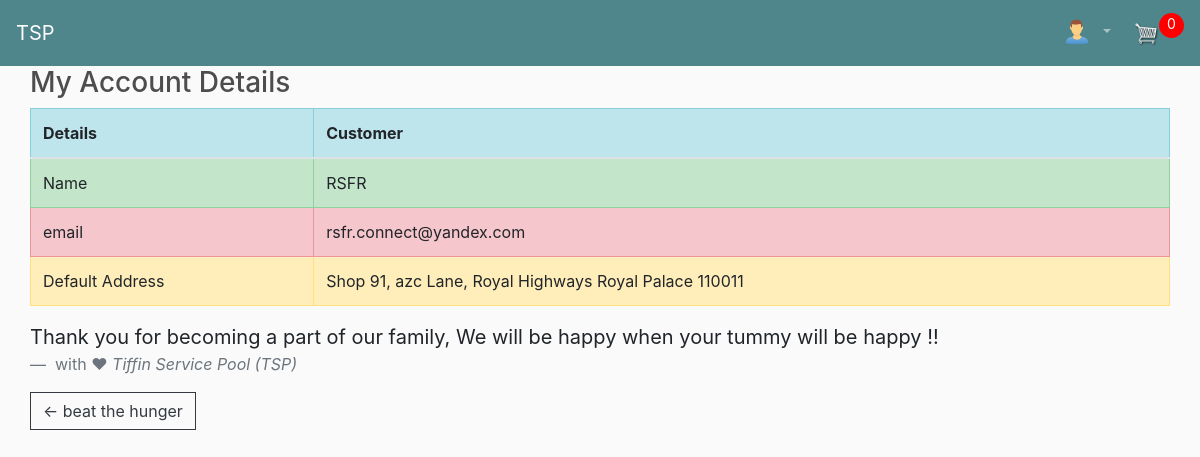
/my_account/ (signed in), run on the app's committed database.
### TiffinServicePool/models.py (models this page shows, shortened)
class Customer(models.Model):
    user = models.OneToOneField(User, on_delete=models.CASCADE, null=True, blank=True)
    name = models.CharField(max_length=200, null=True)
    email = models.CharField(max_length=200, null=True,unique=True)
    defaultAddress = models.ForeignKey(ShippingAddress, on_delete=models.SET_NULL, blank=True, null=True)

class ShippingAddress(models.Model):
    address = models.CharField(max_length=200, null=True)
    city = models.CharField(max_length=200, null=True)
    state = models.CharField(max_length=200, null=True)
    zipcode = models.CharField(max_length=200, null=True)
    date_added = models.DateTimeField(auto_now_add=True)

### TiffinServicePool/views.py (the view)
# urls.py: path('my_account/', views.my_account, name="my_account"),
def my_account(request):
    cs = []
    data = cartData(request)
    cart_items = data['cart_items']
    if request.user.is_authenticated:
        cs = request.user.customer
    context = {
        'customer':cs,
        'cart_items': cart_items
    }
    return render(request, 'accounts/my_account.html', context)

### TiffinServicePool/models.py (called while the page is built)
    @property
    def get_cart_items(self):
        orderitems = self.orderitem_set.all()
        total = sum([item.quantity for item in orderitems])
        return total

### TiffinServicePool/utils.py (called while the page is built)
def cartData(request):
    if request.user.is_authenticated:
        customer = request.user.customer
        order, created = Order.objects.get_or_create(customer=customer, complete=False)
        items = order.orderitem_set.all()
        cart_items = order.get_cart_items
    else:
        CookieData = CookieCart(request)
        items = CookieData['items']
        order = CookieData['order']
        cart_items = CookieData['cart_items']
    return {'items':items, 'order':order, 'cart_items':cart_items}

### templates/accounts/my_account.html
{% extends 'TiffinServicePool/main.html' %}
{% load crispy_forms_tags %}
{% load static %}
{% block content %}
<div class="container-fluid">
	<div class="row">
		<div class="col-md-12">
			<h3>
				My Account Details
			</h3>
			<table class="table table-bordered table-hover">
                        <thead>
                            <tr class="table-info">
                                <th>
                                    Details
                                </th>
                                <th>
                                    Customer
                                </th>
                            </tr>
                        </thead>
                        <tbody>
                            <tr class="table-success">
                                <td>
                                    Name
                                </td>
                                <td>
                                    {{customer.name}}
                                </td>
                            </tr>
                            <tr class="table-danger">
                                <td>
                                    email
                                </td>
                                <td>
                                    {{customer.email}}
                                </td>
                            </tr>
                            <tr class="table-warning">
                                <td>
                                    Default Address
                                </td>
                                <td>
                                    {{customer.defaultAddress.address}}
                                    {{customer.defaultAddress.city}}
                                    {{customer.defaultAddress.zipcode}}
                                </td>
                            </tr>
                        </tbody>
                    </table>
			<blockquote class="blockquote">
				<p class="mb-0">
					Thank you for becoming a part of our family, We will be happy when your tummy will be happy !!
				</p>
				<footer class="blockquote-footer">
					with &#9829; <cite>Tiffin Service Pool (TSP)</cite>
				</footer>
			</blockquote>
			<a class="btn btn-outline-dark" href="{% url 'TiffinServicePool' %}">&#x2190; beat the hunger</a>
		</div>
	</div>
</div>
{% endblock content %}

### static/css/main.css (style rules this page uses)
body { background-color: hsl(0, 0%, 98%); }
h1,h2,h3,h4,h5,h6 { color:hsl(0, 0%, 30%); }
.btn { border-radius: 0; }

### data on the page
Customer: name "RSFR", email "rsfr.connect@yandex.com", defaultAddress.address "Shop 91, azc Lane, Royal Highways", defaultAddress.city "Royal Palace", defaultAddress.zipcode "110011"

### other printed values
{{ cart_items }} "0"
